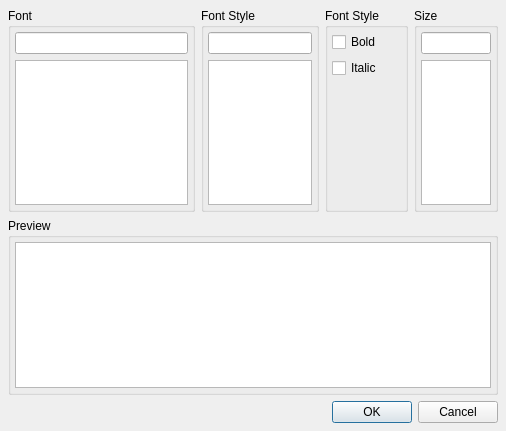
<?xml version="1.0" encoding="UTF-8"?>
<ui version="4.0">
 <class>Form_FontDialog</class>
 <widget class="QDialog" name="Form_FontDialog">
  <property name="geometry">
   <rect>
    <x>0</x>
    <y>0</y>
    <width>506</width>
    <height>431</height>
   </rect>
  </property>
  <property name="windowTitle">
   <string>Font</string>
  </property>
  <layout class="QVBoxLayout" name="verticalLayout_5">
   <property name="leftMargin">
    <number>8</number>
   </property>
   <property name="topMargin">
    <number>8</number>
   </property>
   <property name="rightMargin">
    <number>8</number>
   </property>
   <property name="bottomMargin">
    <number>8</number>
   </property>
   <item>
    <widget class="QWidget" name="widget" native="true">
     <layout class="QHBoxLayout" name="horizontalLayout_2">
      <item>
       <widget class="QGroupBox" name="FontGroupbox">
        <property name="title">
         <string>Font</string>
        </property>
        <layout class="QVBoxLayout" name="verticalLayout">
         <property name="leftMargin">
          <number>4</number>
         </property>
         <property name="topMargin">
          <number>4</number>
         </property>
         <property name="rightMargin">
          <number>4</number>
         </property>
         <property name="bottomMargin">
          <number>4</number>
         </property>
         <item>
          <widget class="QLineEdit" name="FontlineEdit"/>
         </item>
         <item>
          <widget class="QListWidget" name="FontlistWidget">
           <property name="editTriggers">
            <set>QAbstractItemView::DoubleClicked|QAbstractItemView::EditKeyPressed</set>
           </property>
           <property name="showDropIndicator" stdset="0">
            <bool>false</bool>
           </property>
           <property name="sortingEnabled">
            <bool>true</bool>
           </property>
          </widget>
         </item>
        </layout>
       </widget>
      </item>
      <item>
       <widget class="QGroupBox" name="StyleGroupbox">
        <property name="minimumSize">
         <size>
          <width>0</width>
          <height>0</height>
         </size>
        </property>
        <property name="maximumSize">
         <size>
          <width>200</width>
          <height>16777215</height>
         </size>
        </property>
        <property name="title">
         <string>Font Style</string>
        </property>
        <layout class="QVBoxLayout" name="verticalLayout_2">
         <property name="leftMargin">
          <number>4</number>
         </property>
         <property name="topMargin">
          <number>4</number>
         </property>
         <property name="rightMargin">
          <number>4</number>
         </property>
         <property name="bottomMargin">
          <number>4</number>
         </property>
         <item>
          <widget class="QLineEdit" name="StylelineEdit">
           <property name="readOnly">
            <bool>true</bool>
           </property>
          </widget>
         </item>
         <item>
          <widget class="QListWidget" name="StylelistWidget">
           <property name="editTriggers">
            <set>QAbstractItemView::SelectedClicked</set>
           </property>
          </widget>
         </item>
        </layout>
       </widget>
      </item>
      <item>
       <widget class="QGroupBox" name="Style2GroupBox">
        <property name="title">
         <string>Font Style</string>
        </property>
        <layout class="QVBoxLayout" name="verticalLayout_4">
         <property name="leftMargin">
          <number>4</number>
         </property>
         <property name="topMargin">
          <number>4</number>
         </property>
         <property name="rightMargin">
          <number>4</number>
         </property>
         <property name="bottomMargin">
          <number>4</number>
         </property>
         <item>
          <widget class="QCheckBox" name="StyleBoldCheckBox">
           <property name="text">
            <string>Bold</string>
           </property>
          </widget>
         </item>
         <item>
          <widget class="QCheckBox" name="StyleItalicCheckBox">
           <property name="text">
            <string>Italic</string>
           </property>
          </widget>
         </item>
         <item>
          <spacer name="verticalSpacer">
           <property name="orientation">
            <enum>Qt::Vertical</enum>
           </property>
           <property name="sizeHint" stdset="0">
            <size>
             <width>20</width>
             <height>40</height>
            </size>
           </property>
          </spacer>
         </item>
        </layout>
       </widget>
      </item>
      <item>
       <widget class="QGroupBox" name="SizeGroupbox">
        <property name="sizePolicy">
         <sizepolicy hsizetype="Preferred" vsizetype="Preferred">
          <horstretch>0</horstretch>
          <verstretch>0</verstretch>
         </sizepolicy>
        </property>
        <property name="maximumSize">
         <size>
          <width>100</width>
          <height>16777215</height>
         </size>
        </property>
        <property name="title">
         <string>Size</string>
        </property>
        <layout class="QVBoxLayout" name="verticalLayout_3">
         <property name="leftMargin">
          <number>4</number>
         </property>
         <property name="topMargin">
          <number>4</number>
         </property>
         <property name="rightMargin">
          <number>4</number>
         </property>
         <property name="bottomMargin">
          <number>4</number>
         </property>
         <item>
          <widget class="QLineEdit" name="SizelineEdit"/>
         </item>
         <item>
          <widget class="QListWidget" name="SizelistWidget"/>
         </item>
        </layout>
       </widget>
      </item>
     </layout>
    </widget>
   </item>
   <item>
    <widget class="QGroupBox" name="PreviewGroupbox">
     <property name="title">
      <string>Preview</string>
     </property>
     <layout class="QHBoxLayout" name="horizontalLayout">
      <property name="leftMargin">
       <number>4</number>
      </property>
      <property name="topMargin">
       <number>4</number>
      </property>
      <property name="rightMargin">
       <number>4</number>
      </property>
      <property name="bottomMargin">
       <number>4</number>
      </property>
      <item>
       <widget class="QTextEdit" name="PreviewTextEdit">
        <property name="verticalScrollBarPolicy">
         <enum>Qt::ScrollBarAlwaysOff</enum>
        </property>
        <property name="horizontalScrollBarPolicy">
         <enum>Qt::ScrollBarAlwaysOff</enum>
        </property>
        <property name="tabChangesFocus">
         <bool>true</bool>
        </property>
        <property name="lineWrapMode">
         <enum>QTextEdit::NoWrap</enum>
        </property>
        <property name="readOnly">
         <bool>true</bool>
        </property>
       </widget>
      </item>
     </layout>
    </widget>
   </item>
   <item>
    <widget class="QDialogButtonBox" name="buttonBox">
     <property name="standardButtons">
      <set>QDialogButtonBox::Cancel|QDialogButtonBox::Ok</set>
     </property>
    </widget>
   </item>
  </layout>
 </widget>
 <layoutdefault spacing="6" margin="0"/>
 <resources/>
 <connections/>
</ui>
